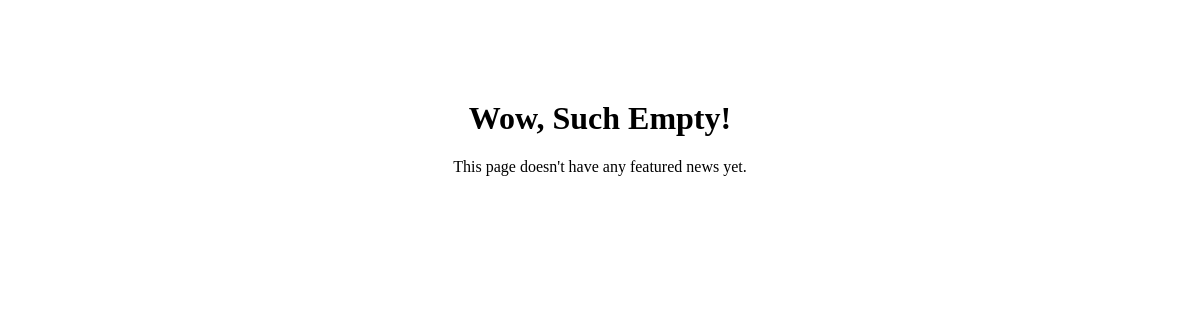
Page /tool/featured_news/ (signed in) on the earlier database version.
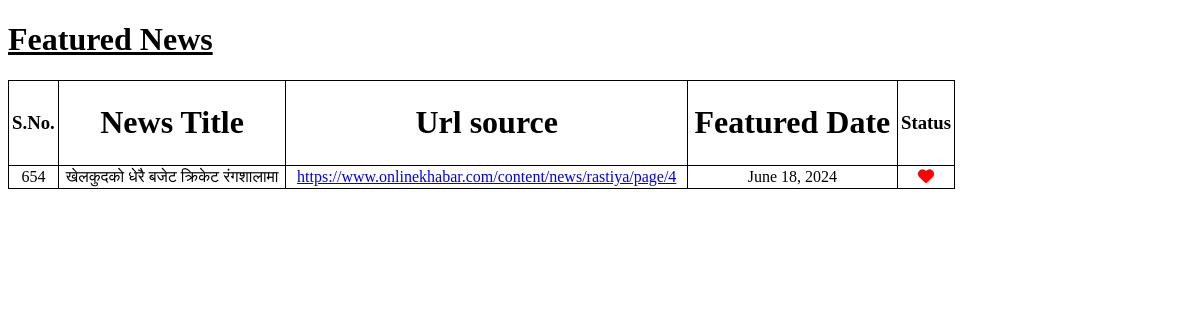
Same page on the later database version.
### scrappingtool/models.py (models this page shows, shortened)
class FeaturedNews(models.Model):
    user=models.ForeignKey(User,on_delete=models.CASCADE)
    featured_news=models.ForeignKey(Newsheadline,on_delete=models.CASCADE)
    featured_date=models.DateField(auto_now_add=True)

class Newsheadline(models.Model):
    news_source=models.ForeignKey(Webportal, on_delete=models.CASCADE)
    news_title=models.CharField(max_length=512)
    news_upload_date=models.TextField()

class Webportal(models.Model):
    page_title=models.CharField(max_length=128)
    page_id=models.UUIDField(primary_key=True, default=uuid.uuid4, editable=False)
    page_url=models.URLField(max_length=200)

### scrappingtool/views.py (the view)
# urls.py: path('featured_news/',views.featured_news,name="feature"),
@user_passes_test(user_required)
def featured_news(request):
    featured_news=FeaturedNews.objects.filter(user=request.user)
    return render(request,"featured_news.html",{'featured_news':featured_news})

### scrappingtool/views.py (called while the page is built)
def user_required(user):
    return user.is_active

### Template/featured_news.html (shortened to what this page needs)
<!DOCTYPE html>
<html lang="en">
<head>
</head>
<body>
    {%if featured_news%}
    <h1><u>Featured News</u></h1>
    <table>
        <th><h3>S.No.</h3></th>
        <th><h1>News Title</h1></th>
        <th><h1>Url source</h1></th>
        <th><h1>Featured Date</h1></th>
        <th><h3>Status</h3></th>
        {%for news in featured_news%}
    <tr>
        <td>{{news.featured_news.id }}</td>
        <td>{{news.featured_news.news_title}}</td>
        <td><a href="{{news.featured_news.news_source.page_url}}">{{news.featured_news.news_source.page_url}}</a></td>
        <td>{{news.featured_date}}</td>
        <td>
            <a href="/tool/unfeature/{{news.featured_news_id}}"><i id="feature" class="fa-solid fa-heart"></i></a>
        </td>
    </tr>
    {%endfor%}
</table>
{%else%}
    <div style="text-align: center; margin-top: 100px;">
        <h1>Wow, Such Empty!</h1>
        <p>This page doesn't have any featured news yet.</p>
    </div>
{%endif%}
</body>
</html>

Differences in the rows shown:
added FeaturedNews: featured_news.id "654", featured_news.news_title "खेलकुदको धेरै बजेट क्रिकेट रंगशालामा", featured_news.news_source.page_url "https://www.onlinekhabar.com/content/news/rastiya/page/4", featured_date "June 18, 2024"
Other differences:
text no longer shown: "Wow, Such Empty! This page doesn't have any featured news yet."
text now shown: "Featured News S.No. News Title Url source Featured Date Status"
